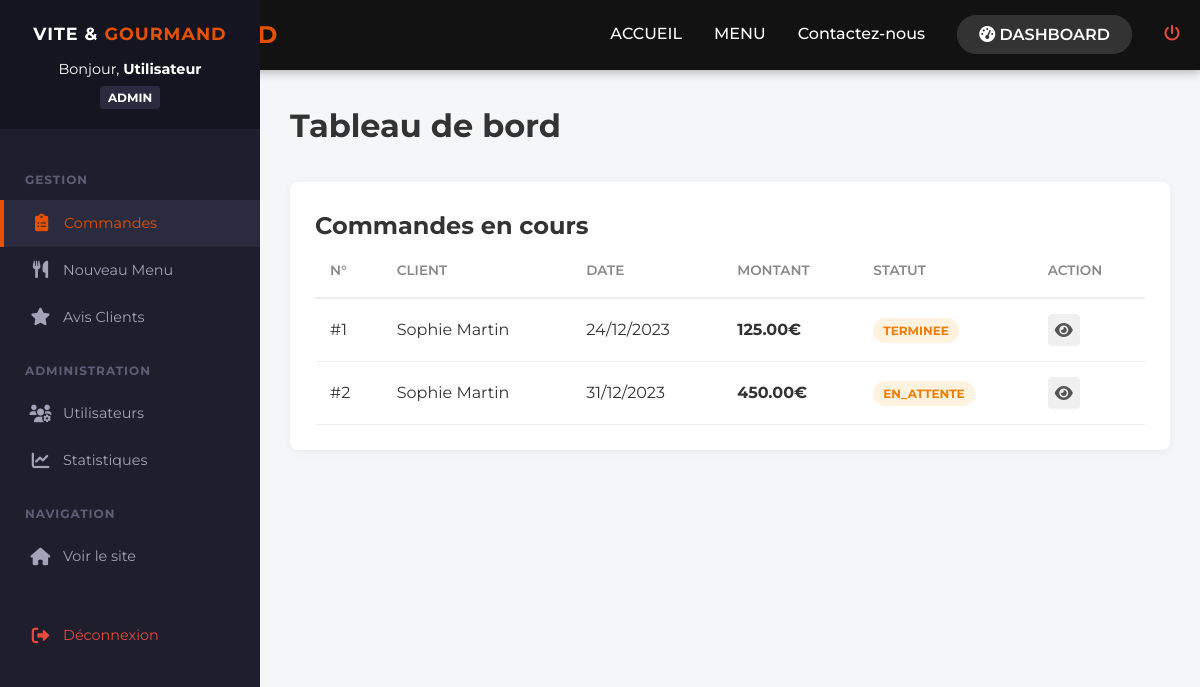
The app's page /app/admin-dashboard.php (signed in) with its own data.
### tables this page shows
CREATE TABLE commandes (
    id INT AUTO_INCREMENT PRIMARY KEY,
    user_id INT NOT NULL,
    menu_id INT NOT NULL,
    date_commande DATETIME DEFAULT CURRENT_TIMESTAMP,
    date_livraison DATE NOT NULL,
    heure_livraison TIME NOT NULL,
    adresse_livraison TEXT NOT NULL,
    distance_km INT DEFAULT 0,
    nb_pers INT NOT NULL,
    prix_total DECIMAL(10,2) NOT NULL,
    statut ENUM('en_attente', 'accepte', 'preparation', 'livraison', 'livre', 'retour_materiel', 'terminee', 'annulee') DEFAULT 'en_attente',
    materiel_prete BOOLEAN DEFAULT FALSE,  
    FOREIGN KEY(user_id) REFERENCES users(id),
    FOREIGN KEY(menu_id) REFERENCES menus(id)
);

CREATE TABLE users (
    id INT AUTO_INCREMENT PRIMARY KEY,
    nom VARCHAR(50) NOT NULL,
    prenom VARCHAR(50) NOT NULL,
    email VARCHAR(100) NOT NULL UNIQUE,
    password VARCHAR(255) NOT NULL,  
    tel VARCHAR(20),
    adresse TEXT,
    role ENUM('client', 'employe', 'admin') DEFAULT 'client',
    created_at DATETIME DEFAULT CURRENT_TIMESTAMP
);

### app/classes/Database.php (called while the page is built)
<?php
class Database {
    private $host = 'db';
    private $dbname = 'vite_gourmand';
    private $username = 'root';
    private $password = 'root';
    public $pdo;
    public function __construct() {
        try {
            $this->pdo = new PDO("mysql:host={$this->host};dbname={$this->dbname};charset=utf8mb4", $this->username, $this->password);
            $this->pdo->setAttribute(PDO::ATTR_ERRMODE, PDO::ERRMODE_EXCEPTION);
            $this->pdo->setAttribute(PDO::ATTR_DEFAULT_FETCH_MODE, PDO::FETCH_ASSOC);
        } catch (PDOException $e) {
            die("Erreur de connexion : " . $e->getMessage());
        }
    }
    public function getPdo() {
        return $this->pdo;
    }
}

### app/config/init.php (called while the page is built, shortened)
<?php
$db = new Database();
?>

### app/admin-dashboard.php (the view, shortened to what this page needs)
<?php
    require 'config/init.php';
    include 'header.php';
    $sql = "SELECT c.*, u.nom, u.prenom FROM commandes c JOIN users u ON c.user_id = u.id ORDER BY c.date_livraison ASC";
    $commandes = $db->getPdo()->query($sql)->fetchAll();
?>
<div class="admin-layout">
    <aside class="sidebar">
        <?php include 'includes/sidebar-admin.php'; ?>
    </aside>
    <main class="admin-content">
        <div class="content-header">
            <h1>Tableau de bord</h1>
        </div>
        <div class="table-conteneur">
            <h2>Commandes en cours</h2>
            <table class="data-table">
                <thead>
                    <tr><th>N°</th><th>Client</th><th>Date</th><th>Montant</th><th>Statut</th><th>Action</th></tr>
                </thead>
                <tbody>
                    <?php foreach($commandes as $cmd): ?>
                        <tr>
                            <td>#<?php echo $cmd['id']; ?></td>
                            <td><?php echo htmlspecialchars($cmd['prenom'].' '.$cmd['nom']); ?></td>
                            <td><?php echo date("d/m/Y", strtotime($cmd['date_livraison'])); ?></td>
                            <td><strong><?php echo $cmd['prix_total']; ?>€</strong></td>
                            <td><span class="badge <?php echo ($cmd['statut']=='livré')?'success':'warning'; ?>"><?php echo $cmd['statut']; ?></span></td>
                            <td><a href="admin-commande-detail.php?id=<?php echo $cmd['id']; ?>" class="btn-icon"><i class="fas fa-eye"></i></a></td>
                        </tr>
                    <?php endforeach; ?>
                </tbody>
            </table>
        </div>
    </main>
</div>

### app/style.css (style rules this page uses)
:root { --primary: #E65100; --primary-hover: #ff6d00; --dark: #121212; --light: #F9F9F9; --white: #ffffff; --shadow: 0 4px 6px rgba(0, 0, 0, 0.1); --transition: all 0.3s ease; }
* { box-sizing: border-box; margin: 0; padding: 0; }
body { font-family: 'Montserrat', sans-serif; background-color: var(--white); color: #333; line-height: 1.6; }
a { text-decoration: none; color: inherit; transition: var(--transition); }
.admin-layout { display: flex; min-height: 100vh; background-color: #f4f6f8; }
.sidebar { width: 260px; background-color: #1e1e2d; color: white; flex-shrink: 0; }
.admin-content { flex-grow: 1; padding: 30px; }
.content-header { display: flex; justify-content: space-between; align-items: center; margin-bottom: 30px; }
.table-conteneur { background: white; padding: 25px; border-radius: 8px; box-shadow: 0 2px 10px rgba(0,0,0,0.05); }
.data-table { width: 100%; border-collapse: collapse; }
.data-table th { text-align: left; padding: 15px; border-bottom: 2px solid #eee; color: #888; font-weight: 600; font-size: 0.85rem; text-transform: uppercase; }
.data-table td { padding: 15px; border-bottom: 1px solid #eee; vertical-align: middle; }
.badge { padding: 5px 10px; border-radius: 20px; font-size: 0.75rem; font-weight: 700; text-transform: uppercase; }
.badge.warning { background: #fff3e0; color: #f57c00; }
.btn-icon { width: 32px; height: 32px; display: flex; align-items: center; justify-content: center; border-radius: 4px; background: #f0f0f0; color: #555; transition: 0.2s; }
.sidebar { width: 260px; background-color: #1e1e2d; color: #a2a3b7; flex-shrink: 0; display: flex; flex-direction: column; position: fixed; height: 100vh; left: 0; top: 0; overflow-y: auto; z-index: 1000; }
.admin-content { margin-left: 260px; flex-grow: 1; padding: 30px; width: calc(100% - 260px); }

### records on screen
commandes: id "1", user.nom "Sophie Martin", date_livraison "24/12/2023", prix_total "125.00", statut "TERMINEE"
commandes: id "2", user.nom "Sophie Martin", date_livraison "31/12/2023", prix_total "450.00", statut "EN_ATTENTE"

### other values on screen
$prenom "Utilisateur"
$role "ADMIN"
